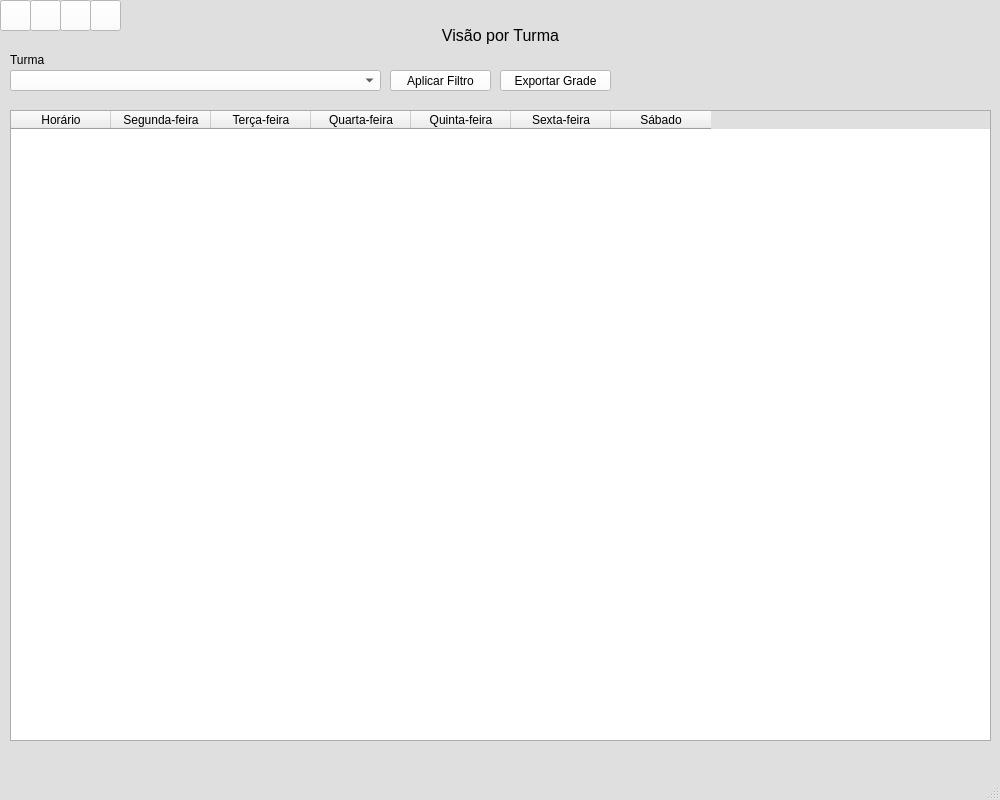
<?xml version="1.0" encoding="UTF-8"?>
<ui version="4.0">
 <class>MainWindow</class>
 <widget class="QMainWindow" name="MainWindow">
  <property name="geometry">
   <rect>
    <x>0</x>
    <y>0</y>
    <width>1000</width>
    <height>800</height>
   </rect>
  </property>
  <property name="palette">
   <palette>
    <active>
     <colorrole role="Base">
      <brush brushstyle="SolidPattern">
       <color alpha="255">
        <red>255</red>
        <green>255</green>
        <blue>255</blue>
       </color>
      </brush>
     </colorrole>
     <colorrole role="Window">
      <brush brushstyle="SolidPattern">
       <color alpha="255">
        <red>223</red>
        <green>223</green>
        <blue>223</blue>
       </color>
      </brush>
     </colorrole>
    </active>
    <inactive>
     <colorrole role="Base">
      <brush brushstyle="SolidPattern">
       <color alpha="255">
        <red>255</red>
        <green>255</green>
        <blue>255</blue>
       </color>
      </brush>
     </colorrole>
     <colorrole role="Window">
      <brush brushstyle="SolidPattern">
       <color alpha="255">
        <red>223</red>
        <green>223</green>
        <blue>223</blue>
       </color>
      </brush>
     </colorrole>
    </inactive>
    <disabled>
     <colorrole role="Base">
      <brush brushstyle="SolidPattern">
       <color alpha="255">
        <red>223</red>
        <green>223</green>
        <blue>223</blue>
       </color>
      </brush>
     </colorrole>
     <colorrole role="Window">
      <brush brushstyle="SolidPattern">
       <color alpha="255">
        <red>223</red>
        <green>223</green>
        <blue>223</blue>
       </color>
      </brush>
     </colorrole>
    </disabled>
   </palette>
  </property>
  <property name="windowTitle">
   <string>MainWindow</string>
  </property>
  <property name="styleSheet">
   <string notr="true"/>
  </property>
  <widget class="QWidget" name="centralwidget">
   <widget class="QStackedWidget" name="stackedWidget">
    <property name="geometry">
     <rect>
      <x>0</x>
      <y>10</y>
      <width>1001</width>
      <height>751</height>
     </rect>
    </property>
    <property name="currentIndex">
     <number>1</number>
    </property>
    <widget class="QWidget" name="home">
     <widget class="QFrame" name="retangulo">
      <property name="geometry">
       <rect>
        <x>40</x>
        <y>160</y>
        <width>641</width>
        <height>451</height>
       </rect>
      </property>
      <property name="font">
       <font>
        <pointsize>8</pointsize>
       </font>
      </property>
      <property name="styleSheet">
       <string notr="true">border: 1px solid black;
background-color: rgb(255, 255, 255);</string>
      </property>
      <property name="frameShape">
       <enum>QFrame::StyledPanel</enum>
      </property>
      <property name="frameShadow">
       <enum>QFrame::Raised</enum>
      </property>
      <property name="lineWidth">
       <number>1</number>
      </property>
      <property name="midLineWidth">
       <number>0</number>
      </property>
      <widget class="QLabel" name="pastaTurmas">
       <property name="geometry">
        <rect>
         <x>50</x>
         <y>30</y>
         <width>371</width>
         <height>51</height>
        </rect>
       </property>
       <property name="styleSheet">
        <string notr="true">border-color: rgb(255, 255, 255);</string>
       </property>
       <property name="text">
        <string>Selecione a pasta com os arquivos de turmas:</string>
       </property>
       <property name="wordWrap">
        <bool>true</bool>
       </property>
      </widget>
      <widget class="QLabel" name="arquivoSalas">
       <property name="geometry">
        <rect>
         <x>50</x>
         <y>140</y>
         <width>371</width>
         <height>51</height>
        </rect>
       </property>
       <property name="styleSheet">
        <string notr="true">border-color: rgb(255, 255, 255);</string>
       </property>
       <property name="text">
        <string>Selecione o arquivo de salas:</string>
       </property>
       <property name="wordWrap">
        <bool>true</bool>
       </property>
      </widget>
      <widget class="QLabel" name="arquivoDispoProfs">
       <property name="geometry">
        <rect>
         <x>50</x>
         <y>250</y>
         <width>371</width>
         <height>51</height>
        </rect>
       </property>
       <property name="styleSheet">
        <string notr="true">border-color: rgb(255, 255, 255);</string>
       </property>
       <property name="text">
        <string>Selecione o arquivo de disponibilidade de horários dos professores:</string>
       </property>
       <property name="wordWrap">
        <bool>true</bool>
       </property>
      </widget>
      <widget class="QPushButton" name="buscarTurma">
       <property name="geometry">
        <rect>
         <x>440</x>
         <y>30</y>
         <width>141</width>
         <height>51</height>
        </rect>
       </property>
       <property name="styleSheet">
        <string notr="true">background-color: rgb(150, 15, 47);
color: rgb(255, 255, 255);</string>
       </property>
       <property name="text">
        <string>Buscar</string>
       </property>
      </widget>
      <widget class="QPushButton" name="buscarSala">
       <property name="geometry">
        <rect>
         <x>440</x>
         <y>140</y>
         <width>141</width>
         <height>51</height>
        </rect>
       </property>
       <property name="styleSheet">
        <string notr="true">background-color: rgb(150, 15, 47);
color: rgb(255, 255, 255);</string>
       </property>
       <property name="text">
        <string>Buscar</string>
       </property>
      </widget>
      <widget class="QPushButton" name="buscarDispoProf">
       <property name="geometry">
        <rect>
         <x>440</x>
         <y>250</y>
         <width>141</width>
         <height>51</height>
        </rect>
       </property>
       <property name="styleSheet">
        <string notr="true">background-color: rgb(150, 15, 47);
color: rgb(255, 255, 255);</string>
       </property>
       <property name="text">
        <string>Buscar</string>
       </property>
      </widget>
      <widget class="QPushButton" name="buscarProf">
       <property name="geometry">
        <rect>
         <x>440</x>
         <y>360</y>
         <width>141</width>
         <height>51</height>
        </rect>
       </property>
       <property name="styleSheet">
        <string notr="true">background-color: rgb(150, 15, 47);
color: rgb(255, 255, 255);</string>
       </property>
       <property name="text">
        <string>Buscar</string>
       </property>
      </widget>
      <widget class="QLabel" name="arquivoProfs">
       <property name="geometry">
        <rect>
         <x>50</x>
         <y>360</y>
         <width>371</width>
         <height>51</height>
        </rect>
       </property>
       <property name="styleSheet">
        <string notr="true">border-color: rgb(255, 255, 255);</string>
       </property>
       <property name="text">
        <string>Selecione o arquivo de dados dos professores:</string>
       </property>
       <property name="wordWrap">
        <bool>true</bool>
       </property>
      </widget>
     </widget>
     <widget class="QPushButton" name="botaoExportar">
      <property name="geometry">
       <rect>
        <x>750</x>
        <y>560</y>
        <width>151</width>
        <height>51</height>
       </rect>
      </property>
      <property name="styleSheet">
       <string notr="true">background-color: rgb(255, 255, 255);</string>
      </property>
      <property name="text">
       <string>Exportar</string>
      </property>
     </widget>
     <widget class="QPushButton" name="botaoTurma">
      <property name="geometry">
       <rect>
        <x>750</x>
        <y>260</y>
        <width>151</width>
        <height>51</height>
       </rect>
      </property>
      <property name="styleSheet">
       <string notr="true">background-color: rgb(255, 255, 255);</string>
      </property>
      <property name="text">
       <string>Verificar Turma</string>
      </property>
     </widget>
     <widget class="QPushButton" name="botaoProf">
      <property name="geometry">
       <rect>
        <x>750</x>
        <y>360</y>
        <width>151</width>
        <height>51</height>
       </rect>
      </property>
      <property name="styleSheet">
       <string notr="true">background-color: rgb(255, 255, 255);</string>
      </property>
      <property name="text">
       <string>Verificar Professor</string>
      </property>
     </widget>
     <widget class="QPushButton" name="botaoEnsalamento">
      <property name="geometry">
       <rect>
        <x>750</x>
        <y>160</y>
        <width>151</width>
        <height>51</height>
       </rect>
      </property>
      <property name="styleSheet">
       <string notr="true">background-color: rgb(255, 255, 255);</string>
      </property>
      <property name="text">
       <string>Gerar Ensalamento</string>
      </property>
     </widget>
     <widget class="QLabel" name="tituloHome">
      <property name="geometry">
       <rect>
        <x>310</x>
        <y>10</y>
        <width>411</width>
        <height>31</height>
       </rect>
      </property>
      <property name="font">
       <font>
        <pointsize>12</pointsize>
       </font>
      </property>
      <property name="text">
       <string>Gerador de Ensalamento</string>
      </property>
      <property name="alignment">
       <set>Qt::AlignCenter</set>
      </property>
     </widget>
     <widget class="QPushButton" name="botaoSala">
      <property name="geometry">
       <rect>
        <x>750</x>
        <y>460</y>
        <width>151</width>
        <height>51</height>
       </rect>
      </property>
      <property name="styleSheet">
       <string notr="true">background-color: rgb(255, 255, 255);</string>
      </property>
      <property name="text">
       <string>Verificar Sala</string>
      </property>
     </widget>
    </widget>
    <widget class="QWidget" name="turma">
     <widget class="QComboBox" name="filtroTurma">
      <property name="geometry">
       <rect>
        <x>10</x>
        <y>60</y>
        <width>371</width>
        <height>21</height>
       </rect>
      </property>
      <property name="styleSheet">
       <string notr="true">background-color: rgb(255, 255, 255);</string>
      </property>
     </widget>
     <widget class="QLabel" name="labelTurma">
      <property name="geometry">
       <rect>
        <x>10</x>
        <y>40</y>
        <width>161</width>
        <height>20</height>
       </rect>
      </property>
      <property name="text">
       <string>Turma</string>
      </property>
     </widget>
     <widget class="QTableWidget" name="tabelaGrade">
      <property name="geometry">
       <rect>
        <x>10</x>
        <y>100</y>
        <width>981</width>
        <height>631</height>
       </rect>
      </property>
      <property name="sizePolicy">
       <sizepolicy hsizetype="Expanding" vsizetype="Expanding">
        <horstretch>0</horstretch>
        <verstretch>0</verstretch>
       </sizepolicy>
      </property>
      <property name="sizeIncrement">
       <size>
        <width>0</width>
        <height>0</height>
       </size>
      </property>
      <property name="sizeAdjustPolicy">
       <enum>QAbstractScrollArea::AdjustIgnored</enum>
      </property>
      <property name="alternatingRowColors">
       <bool>false</bool>
      </property>
      <attribute name="verticalHeaderDefaultSectionSize">
       <number>30</number>
      </attribute>
      <attribute name="verticalHeaderStretchLastSection">
       <bool>false</bool>
      </attribute>
      <column>
       <property name="text">
        <string>Horário</string>
       </property>
      </column>
      <column>
       <property name="text">
        <string>Segunda-feira</string>
       </property>
      </column>
      <column>
       <property name="text">
        <string>Terça-feira</string>
       </property>
      </column>
      <column>
       <property name="text">
        <string>Quarta-feira</string>
       </property>
      </column>
      <column>
       <property name="text">
        <string>Quinta-feira</string>
       </property>
      </column>
      <column>
       <property name="text">
        <string>Sexta-feira</string>
       </property>
      </column>
      <column>
       <property name="text">
        <string>Sábado</string>
       </property>
      </column>
     </widget>
     <widget class="QPushButton" name="botaoExportarGrade">
      <property name="geometry">
       <rect>
        <x>500</x>
        <y>60</y>
        <width>111</width>
        <height>21</height>
       </rect>
      </property>
      <property name="styleSheet">
       <string notr="true">background-color: rgb(255, 255, 255);</string>
      </property>
      <property name="text">
       <string>Exportar Grade</string>
      </property>
     </widget>
     <widget class="QLabel" name="tituloAbaTurma">
      <property name="geometry">
       <rect>
        <x>300</x>
        <y>10</y>
        <width>401</width>
        <height>31</height>
       </rect>
      </property>
      <property name="font">
       <font>
        <pointsize>12</pointsize>
       </font>
      </property>
      <property name="text">
       <string>Visão por Turma</string>
      </property>
      <property name="alignment">
       <set>Qt::AlignCenter</set>
      </property>
     </widget>
     <widget class="QPushButton" name="aplicarFiltroTurma">
      <property name="geometry">
       <rect>
        <x>390</x>
        <y>60</y>
        <width>101</width>
        <height>21</height>
       </rect>
      </property>
      <property name="styleSheet">
       <string notr="true">background-color: rgb(255, 255, 255);</string>
      </property>
      <property name="text">
       <string>Aplicar Filtro</string>
      </property>
     </widget>
    </widget>
    <widget class="QWidget" name="professor">
     <widget class="QTableWidget" name="tabelaGradeProfessor">
      <property name="geometry">
       <rect>
        <x>10</x>
        <y>100</y>
        <width>981</width>
        <height>631</height>
       </rect>
      </property>
      <property name="sizeAdjustPolicy">
       <enum>QAbstractScrollArea::AdjustIgnored</enum>
      </property>
      <property name="alternatingRowColors">
       <bool>false</bool>
      </property>
      <attribute name="verticalHeaderDefaultSectionSize">
       <number>30</number>
      </attribute>
      <attribute name="verticalHeaderStretchLastSection">
       <bool>false</bool>
      </attribute>
      <column>
       <property name="text">
        <string>Horário</string>
       </property>
      </column>
      <column>
       <property name="text">
        <string>Segunda-feira</string>
       </property>
      </column>
      <column>
       <property name="text">
        <string>Terça-feira</string>
       </property>
      </column>
      <column>
       <property name="text">
        <string>Quarta-feira</string>
       </property>
      </column>
      <column>
       <property name="text">
        <string>Quinta-feira</string>
       </property>
      </column>
      <column>
       <property name="text">
        <string>Sexta-feira</string>
       </property>
      </column>
      <column>
       <property name="text">
        <string>Sábado</string>
       </property>
      </column>
     </widget>
     <widget class="QLabel" name="labelProfessor">
      <property name="geometry">
       <rect>
        <x>10</x>
        <y>40</y>
        <width>161</width>
        <height>20</height>
       </rect>
      </property>
      <property name="text">
       <string>Professor</string>
      </property>
     </widget>
     <widget class="QPushButton" name="botaoExportarGradeProf">
      <property name="geometry">
       <rect>
        <x>500</x>
        <y>60</y>
        <width>111</width>
        <height>21</height>
       </rect>
      </property>
      <property name="styleSheet">
       <string notr="true">background-color: rgb(255, 255, 255);</string>
      </property>
      <property name="text">
       <string>Exportar Grade</string>
      </property>
     </widget>
     <widget class="QComboBox" name="filtroProfessor">
      <property name="geometry">
       <rect>
        <x>10</x>
        <y>60</y>
        <width>371</width>
        <height>21</height>
       </rect>
      </property>
      <property name="autoFillBackground">
       <bool>false</bool>
      </property>
      <property name="styleSheet">
       <string notr="true">background-color: rgb(255, 255, 255);</string>
      </property>
     </widget>
     <widget class="QLabel" name="tituloAbaProf">
      <property name="geometry">
       <rect>
        <x>300</x>
        <y>10</y>
        <width>401</width>
        <height>31</height>
       </rect>
      </property>
      <property name="font">
       <font>
        <pointsize>12</pointsize>
       </font>
      </property>
      <property name="text">
       <string>Visão por Professor</string>
      </property>
      <property name="alignment">
       <set>Qt::AlignCenter</set>
      </property>
     </widget>
     <widget class="QPushButton" name="aplicarFiltroProf">
      <property name="geometry">
       <rect>
        <x>390</x>
        <y>60</y>
        <width>101</width>
        <height>21</height>
       </rect>
      </property>
      <property name="styleSheet">
       <string notr="true">background-color: rgb(255, 255, 255);</string>
      </property>
      <property name="text">
       <string>Aplicar Filtro</string>
      </property>
     </widget>
    </widget>
    <widget class="QWidget" name="salas">
     <widget class="QComboBox" name="filtroSala">
      <property name="geometry">
       <rect>
        <x>10</x>
        <y>60</y>
        <width>371</width>
        <height>21</height>
       </rect>
      </property>
      <property name="autoFillBackground">
       <bool>false</bool>
      </property>
      <property name="styleSheet">
       <string notr="true">background-color: rgb(255, 255, 255);</string>
      </property>
     </widget>
     <widget class="QPushButton" name="botaoExportarGradeSala">
      <property name="geometry">
       <rect>
        <x>500</x>
        <y>60</y>
        <width>111</width>
        <height>21</height>
       </rect>
      </property>
      <property name="styleSheet">
       <string notr="true">background-color: rgb(255, 255, 255);</string>
      </property>
      <property name="text">
       <string>Exportar Grade</string>
      </property>
     </widget>
     <widget class="QLabel" name="labelSala">
      <property name="geometry">
       <rect>
        <x>10</x>
        <y>40</y>
        <width>161</width>
        <height>20</height>
       </rect>
      </property>
      <property name="text">
       <string>Sala</string>
      </property>
     </widget>
     <widget class="QTableWidget" name="tabelaGradeSala">
      <property name="geometry">
       <rect>
        <x>10</x>
        <y>100</y>
        <width>981</width>
        <height>631</height>
       </rect>
      </property>
      <property name="sizeAdjustPolicy">
       <enum>QAbstractScrollArea::AdjustIgnored</enum>
      </property>
      <property name="alternatingRowColors">
       <bool>false</bool>
      </property>
      <attribute name="verticalHeaderDefaultSectionSize">
       <number>30</number>
      </attribute>
      <attribute name="verticalHeaderStretchLastSection">
       <bool>false</bool>
      </attribute>
      <column>
       <property name="text">
        <string>Horário</string>
       </property>
      </column>
      <column>
       <property name="text">
        <string>Segunda-feira</string>
       </property>
      </column>
      <column>
       <property name="text">
        <string>Terça-feira</string>
       </property>
      </column>
      <column>
       <property name="text">
        <string>Quarta-feira</string>
       </property>
      </column>
      <column>
       <property name="text">
        <string>Quinta-feira</string>
       </property>
      </column>
      <column>
       <property name="text">
        <string>Sexta-feira</string>
       </property>
      </column>
      <column>
       <property name="text">
        <string>Sábado</string>
       </property>
      </column>
     </widget>
     <widget class="QLabel" name="tituloAbaSala">
      <property name="geometry">
       <rect>
        <x>300</x>
        <y>10</y>
        <width>401</width>
        <height>31</height>
       </rect>
      </property>
      <property name="font">
       <font>
        <pointsize>12</pointsize>
       </font>
      </property>
      <property name="text">
       <string>Visão por Sala</string>
      </property>
      <property name="alignment">
       <set>Qt::AlignCenter</set>
      </property>
     </widget>
     <widget class="QPushButton" name="aplicarFiltroSala">
      <property name="geometry">
       <rect>
        <x>390</x>
        <y>60</y>
        <width>101</width>
        <height>21</height>
       </rect>
      </property>
      <property name="styleSheet">
       <string notr="true">background-color: rgb(255, 255, 255);</string>
      </property>
      <property name="text">
       <string>Aplicar Filtro</string>
      </property>
     </widget>
    </widget>
   </widget>
   <widget class="QPushButton" name="menuHome">
    <property name="geometry">
     <rect>
      <x>0</x>
      <y>0</y>
      <width>31</width>
      <height>31</height>
     </rect>
    </property>
    <property name="autoFillBackground">
     <bool>false</bool>
    </property>
    <property name="styleSheet">
     <string notr="true">background-color: white;</string>
    </property>
    <property name="icon">
     <iconset>
      <normaloff>../../../Downloads/casa.png</normaloff>../../../Downloads/casa.png</iconset>
    </property>
   </widget>
   <widget class="QPushButton" name="menuProf">
    <property name="geometry">
     <rect>
      <x>60</x>
      <y>0</y>
      <width>31</width>
      <height>31</height>
     </rect>
    </property>
    <property name="styleSheet">
     <string notr="true">background-color: white;</string>
    </property>
    <property name="icon">
     <iconset>
      <normaloff>../../../Downloads/homem.png</normaloff>../../../Downloads/homem.png</iconset>
    </property>
   </widget>
   <widget class="QPushButton" name="menuSala">
    <property name="geometry">
     <rect>
      <x>90</x>
      <y>0</y>
      <width>31</width>
      <height>31</height>
     </rect>
    </property>
    <property name="styleSheet">
     <string notr="true">background-color: white;</string>
    </property>
    <property name="icon">
     <iconset>
      <normaloff>../../../Downloads/cadeira-de-escritorio.png</normaloff>../../../Downloads/cadeira-de-escritorio.png</iconset>
    </property>
   </widget>
   <widget class="QPushButton" name="menuTurma">
    <property name="geometry">
     <rect>
      <x>30</x>
      <y>0</y>
      <width>31</width>
      <height>31</height>
     </rect>
    </property>
    <property name="styleSheet">
     <string notr="true">background-color: white;</string>
    </property>
    <property name="icon">
     <iconset>
      <normaloff>../../../Downloads/livro.png</normaloff>../../../Downloads/livro.png</iconset>
    </property>
   </widget>
  </widget>
  <widget class="QMenuBar" name="menubar">
   <property name="geometry">
    <rect>
     <x>0</x>
     <y>0</y>
     <width>1000</width>
     <height>21</height>
    </rect>
   </property>
  </widget>
  <widget class="QStatusBar" name="statusbar"/>
 </widget>
 <resources/>
 <connections/>
</ui>
